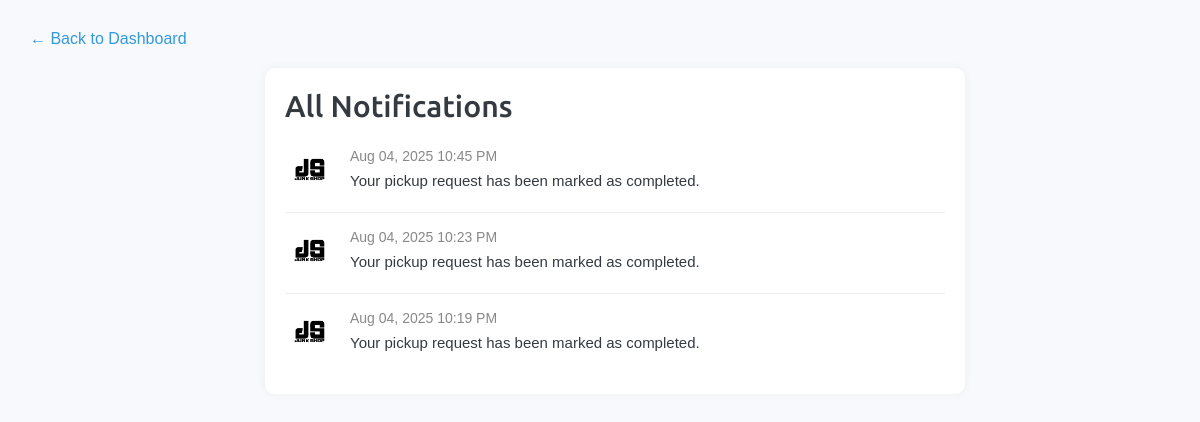
Screenshot of /customer/view_notifications.php (signed in) with the database file from the repository.
### tables this page shows
CREATE TABLE `collector_notification` (
  `id` int(11) NOT NULL,
  `loan_id` int(11) NOT NULL,
  `admin_id` int(11) NOT NULL,
  `message` varchar(255) NOT NULL,
  `status` tinyint(4) NOT NULL COMMENT '''0=unread, 1=read''',
  `created_at` datetime NOT NULL DEFAULT current_timestamp(),
  `customer_id` int(11) NOT NULL,
  `pickup_id` int(11) NOT NULL
);

### customer/view_notifications.php (the view, shortened to what this page needs)
<?php
include '../db/database.php';
$customer_id = $_SESSION['customer_id'];
$notifications_query = mysqli_query($conn, "
  SELECT n.*, a.first_name AS collector_name, a.image AS collector_image
  FROM `collector_notification` n
  LEFT JOIN `users` a ON n.admin_id = a.id
  WHERE n.customer_id = '$customer_id'
  ORDER BY n.created_at DESC
") or die('Query failed');
?>
<!DOCTYPE html>
<html lang="en">
<head>
  <link rel="stylesheet" href="../assets/css/style.css">
</head>
<body>
  <a class="back-link" href="index.php">&larr; Back to Dashboard</a>
  <div class="notification-box">
    <h2>All Notifications</h2>
    <?php if (mysqli_num_rows($notifications_query) > 0): ?>
      <?php while ($notification = mysqli_fetch_assoc($notifications_query)): ?>
        <div class="notification">
          <img src="./../images/<?php echo $notification['collector_image'] ?? '1.png'; ?>" alt="Admin">
          <div class="notification-content">
            <small><?php echo date('M d, Y h:i A', strtotime($notification['created_at'])); ?></small>
            <p><?php echo htmlspecialchars($notification['message']); ?></p>
          </div>
        </div>
      <?php endwhile; ?>
    <?php else: ?>
      <p>No notifications to display.</p>
    <?php endif; ?>
  </div>
</body>
</html>

### customer/view_notifications.php (style rules this page uses)
body { font-family: Arial, sans-serif; background-color: #f7f9fc; padding: 30px; }
.notification-box { max-width: 700px; margin: 0 auto; background-color: white; border-radius: 10px; padding: 20px; box-shadow: 0 0 10px rgba(0,0,0,0.05); }
.notification { display: flex; gap: 15px; border-bottom: 1px solid #eee; padding: 15px 0; }
.notification:last-child { border-bottom: none; }
.notification img { width: 50px; height: 50px; object-fit: cover; border-radius: 50%; }
.notification-content { flex-grow: 1; }
.notification-content small { color: #888; }
.notification-content p { margin: 5px 0 0; }
.back-link { display: inline-block; margin-bottom: 20px; text-decoration: none; color: #3498db; }

### rows the page displays
collector_notification: created_at "Aug 04, 2025 10:45 PM", message "Your pickup request has been marked as completed."
collector_notification: created_at "Aug 04, 2025 10:23 PM", message "Your pickup request has been marked as completed."
collector_notification: created_at "Aug 04, 2025 10:19 PM", message "Your pickup request has been marked as completed."
